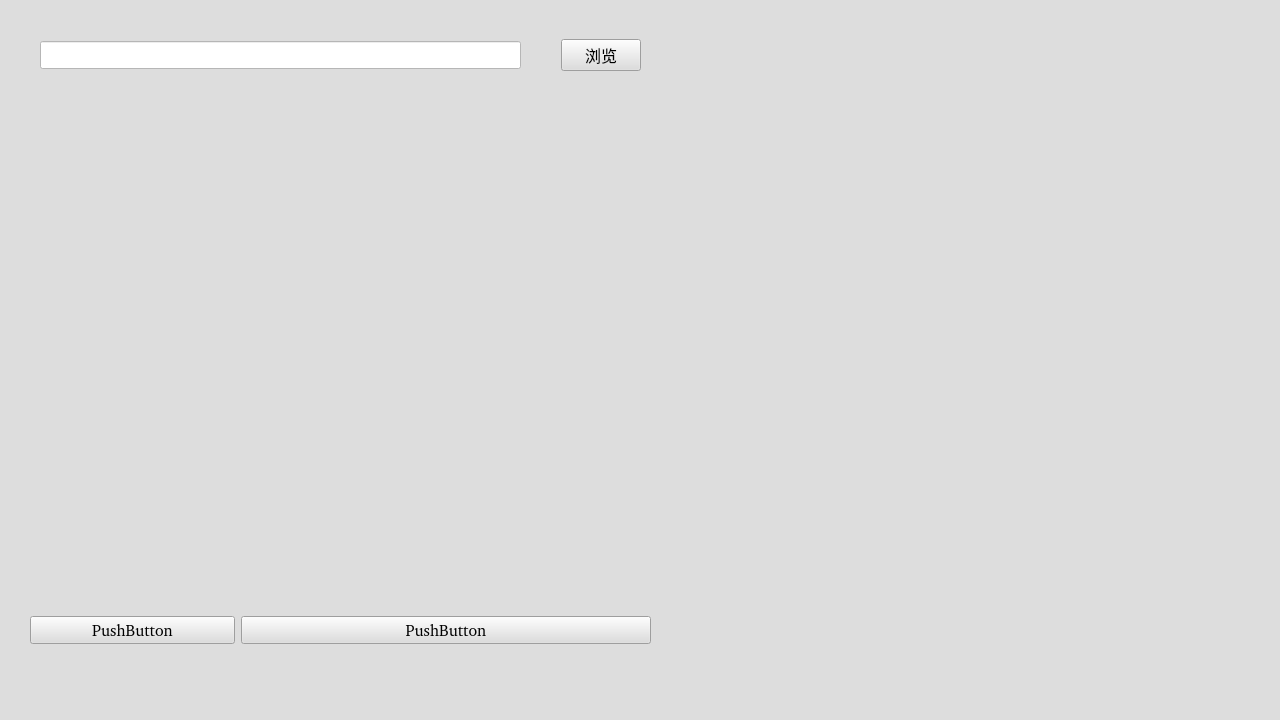
<?xml version="1.0" encoding="UTF-8"?>
<ui version="4.0">
 <class>Form</class>
 <widget class="QWidget" name="Form">
  <property name="geometry">
   <rect>
    <x>0</x>
    <y>0</y>
    <width>1280</width>
    <height>720</height>
   </rect>
  </property>
  <property name="font">
   <font>
    <family>Noto Sans [unknown]</family>
    <pointsize>12</pointsize>
   </font>
  </property>
  <property name="windowTitle">
   <string>复杂曲率板加工系统-开发者V1.0版</string>
  </property>
  <property name="styleSheet">
   <string notr="true">color:  black;
 background-color:   #DDDDDD;</string>
  </property>
  <widget class="QWidget" name="horizontalLayoutWidget">
   <property name="geometry">
    <rect>
     <x>30</x>
     <y>20</y>
     <width>621</width>
     <height>71</height>
    </rect>
   </property>
   <layout class="QHBoxLayout" name="horizontalLayout">
    <property name="spacing">
     <number>40</number>
    </property>
    <property name="leftMargin">
     <number>10</number>
    </property>
    <property name="rightMargin">
     <number>10</number>
    </property>
    <item>
     <widget class="QLineEdit" name="lineEdit">
      <property name="styleSheet">
       <string notr="true"> background-color:   white;</string>
      </property>
     </widget>
    </item>
    <item>
     <widget class="QPushButton" name="pushButton">
      <property name="text">
       <string>浏览</string>
      </property>
     </widget>
    </item>
   </layout>
  </widget>
  <widget class="QWidget" name="gridLayoutWidget">
   <property name="geometry">
    <rect>
     <x>670</x>
     <y>120</y>
     <width>581</width>
     <height>551</height>
    </rect>
   </property>
   <layout class="QGridLayout" name="gridLayout"/>
  </widget>
  <widget class="QWidget" name="verticalLayoutWidget">
   <property name="geometry">
    <rect>
     <x>30</x>
     <y>120</y>
     <width>621</width>
     <height>451</height>
    </rect>
   </property>
   <layout class="QVBoxLayout" name="verticalLayout"/>
  </widget>
  <widget class="QWidget" name="horizontalLayoutWidget_2">
   <property name="geometry">
    <rect>
     <x>30</x>
     <y>590</y>
     <width>621</width>
     <height>81</height>
    </rect>
   </property>
   <layout class="QHBoxLayout" name="horizontalLayout_2" stretch="1,2">
    <item>
     <widget class="QPushButton" name="pushButton_2">
      <property name="text">
       <string>PushButton</string>
      </property>
     </widget>
    </item>
    <item>
     <widget class="QPushButton" name="pushButton_3">
      <property name="text">
       <string>PushButton</string>
      </property>
     </widget>
    </item>
   </layout>
  </widget>
 </widget>
 <resources/>
 <connections/>
</ui>
